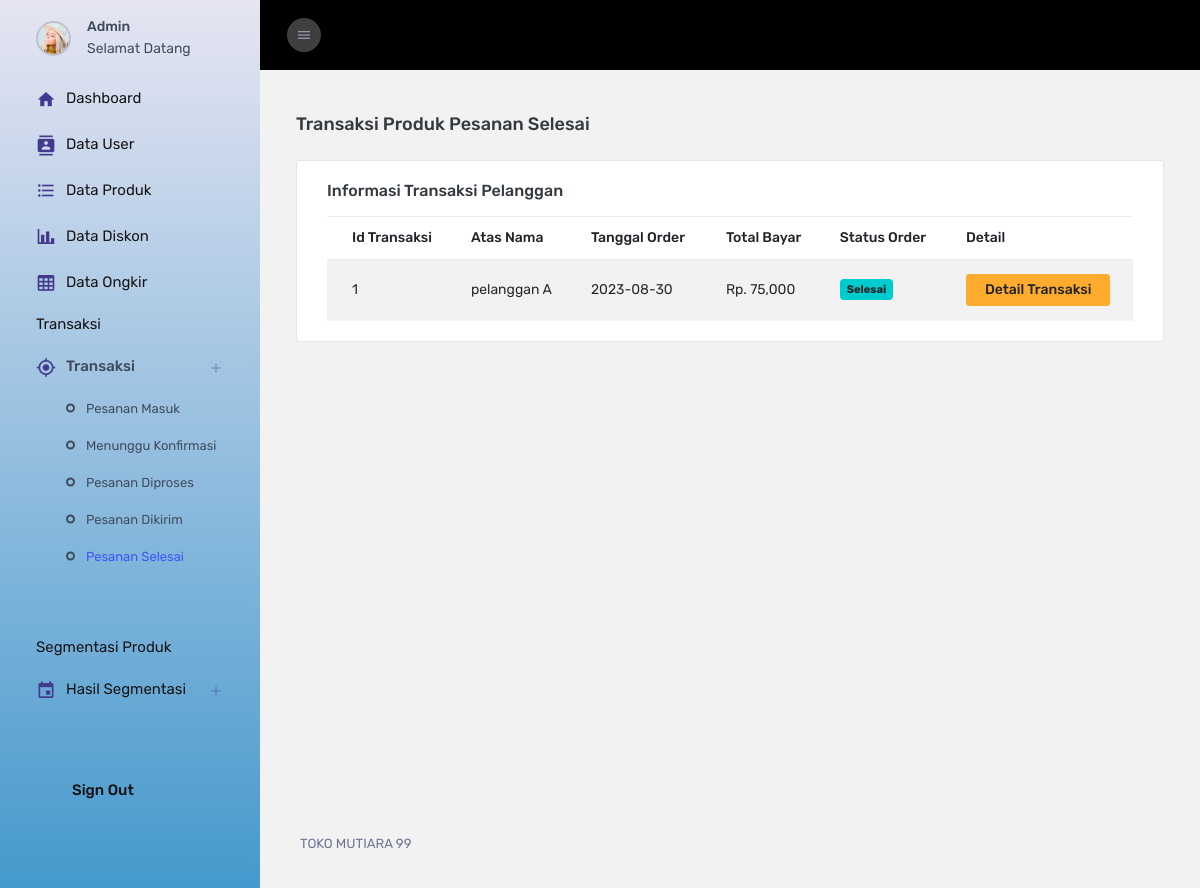
The app's page /Admin/cTransaksi/selesai (signed in) with its own data.
### tables this page shows
CREATE TABLE `transaksi` (
  `id_transaksi` int(11) NOT NULL,
  `id_pelanggan` int(11) NOT NULL,
  `id_ongkir` int(11) NOT NULL,
  `tgl_transaksi` varchar(15) NOT NULL,
  `tot_bayar` varchar(15) NOT NULL,
  `stat_order` int(11) NOT NULL,
  `bukti_bayar` text NOT NULL
);

CREATE TABLE `pelanggan` (
  `id_pelanggan` int(11) NOT NULL,
  `nama` varchar(125) NOT NULL,
  `alamat` text NOT NULL,
  `no_hp` varchar(15) NOT NULL,
  `username` varchar(125) NOT NULL,
  `password` varchar(125) NOT NULL
);

### application/controllers/Admin/cTransaksi.php (called while the page is built, shortened)
<?php
class cTransaksi extends CI_Controller
{
	public function __construct()
	{
		$this->load->model('mTransaksi');
	}
	public function selesai()
	{
		$data = array(
			'transaksi' => $this->mTransaksi->transaksi()
		);
		$this->load->view('Admin/Layout/head');
		$this->load->view('Admin/Transaksi/vPesananSelesai', $data);
		$this->load->view('Admin/Layout/footer');
	}
}

### index.php (called while the page is built, shortened)
<?php
require_once BASEPATH.'core/CodeIgniter.php';

### application/models/mTransaksi.php (called while the page is built, shortened)
<?php
class mTransaksi extends CI_Model
{
	public function transaksi()
	{
		$data['pesanan_masuk'] = $this->db->query("SELECT * FROM `transaksi` JOIN pelanggan ON transaksi.id_pelanggan = pelanggan.id_pelanggan WHERE stat_order='0'")->result();
		$data['konfirmasi'] = $this->db->query("SELECT * FROM `transaksi` JOIN pelanggan ON transaksi.id_pelanggan = pelanggan.id_pelanggan WHERE stat_order='1'")->result();
		$data['diproses'] = $this->db->query("SELECT * FROM `transaksi` JOIN pelanggan ON transaksi.id_pelanggan = pelanggan.id_pelanggan WHERE stat_order='2'")->result();
		$data['dikirim'] = $this->db->query("SELECT * FROM `transaksi` JOIN pelanggan ON transaksi.id_pelanggan = pelanggan.id_pelanggan WHERE stat_order='3'")->result();
		$data['selesai'] = $this->db->query("SELECT * FROM `transaksi` JOIN pelanggan ON transaksi.id_pelanggan = pelanggan.id_pelanggan WHERE stat_order='4'")->result();
		return $data;
	}
}

### application/views/Admin/Transaksi/vPesananSelesai.php (the view, shortened to what this page needs)
<div class="main-panel">
	<div class="content-wrapper">
		<div class="page-header">
			<h3 class="page-title">Transaksi Produk Pesanan Selesai</h3>
		</div>
		<div class="row">
			<div class="col-lg-12 grid-margin stretch-card">
				<div class="card">
					<div class="card-body">
						<h4 class="card-title">Informasi Transaksi Pelanggan</h4>
						<div class="table-responsive">
							<table class="table table-striped">
								<thead>
									<tr>
										<th>Id Transaksi </th>
										<th>Atas Nama</th>
										<th>Tanggal Order</th>
										<th>Total Bayar</th>
										<th>Status Order</th>
										<th>Detail</th>
									</tr>
								</thead>
								<tbody>
									<?php
									foreach ($transaksi['selesai'] as $key => $value) {
									?>
										<tr>
											<td><?= $value->id_transaksi ?></td>
											<td><?= $value->nama ?></td>
											<td><?= $value->tgl_transaksi ?></td>
											<td>Rp. <?= number_format($value->tot_bayar)  ?></td>
											<td><span class="badge bg-success">Selesai</span></td>
											<td><a class="btn btn-warning" href="<?= base_url('Admin/cTransaksi/detail_pesanan/' . $value->id_transaksi) ?>">Detail Transaksi</a></td>
										</tr>
									<?php
									}
									?>
								</tbody>
							</table>
						</div>
					</div>
				</div>
			</div>
		</div>
	</div>

### records on screen
transaksi: id_transaksi "1", id_pelanggan.nama "pelanggan A", tgl_transaksi "2023-08-30", tot_bayar "75,000"
